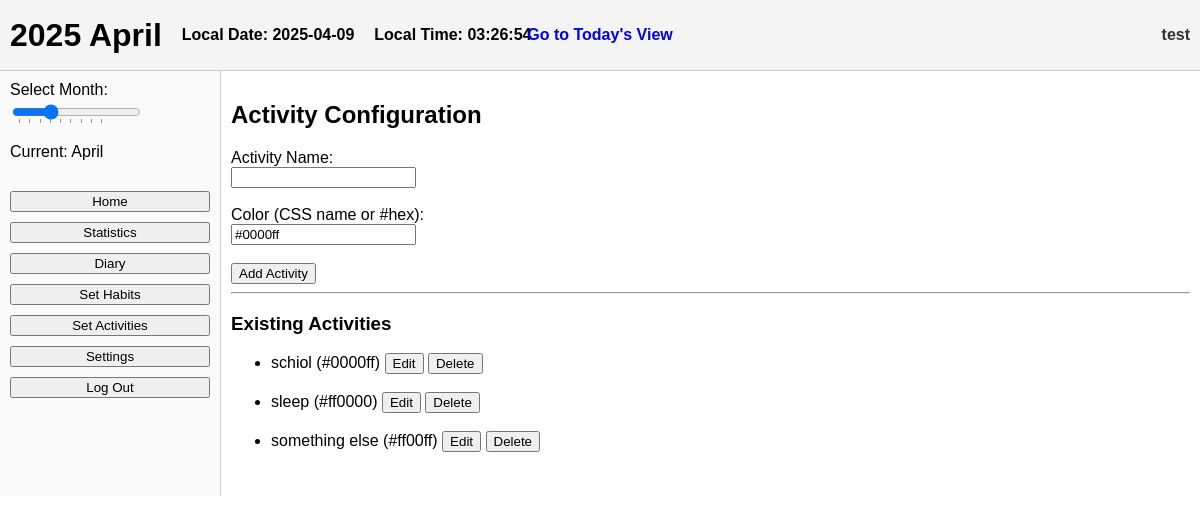
/activities/2025/4/ (signed in), run on the app's committed database.
### authapp/models.py (models this page shows, shortened)
class CustomUser(AbstractUser):
    username = models.CharField(
        _('username'),
        max_length=12,
        unique=True,
        help_text=_('Required. 3-12 characters. Letters and digits only.'),
        validators=[
            RegexValidator(
                regex=r'^[A-Za-z0-9]+$',
                message=_('Username can only contain letters and digits.')
            ),
            MinLengthValidator(3, _('Username must have at least 3 characters.')),
            MaxLengthValidator(12, _('Username cannot exceed 12 characters.')),
        ],
        error_messages={
            'unique': _("This username is already taken."),
        },
    )
    first_name = None
    last_name = None
    GENDER_CHOICES = [
        (1, 'Male'),
        (2, 'Female'),
    ]
    preferred_name = models.CharField(max_length=100, blank=True)
    b_day = models.DateField(null=True, blank=True)
    gender = models.IntegerField(choices=GENDER_CHOICES, null=True, blank=True)

### mainpage/models.py (models this page shows, shortened)
class ActivityMapping(models.Model):
    user_id = models.IntegerField()
    name = models.CharField(max_length=100)
    color = models.CharField(max_length=50, default="#000000")
    year = models.IntegerField()
    month = models.IntegerField()
    class Meta:
        unique_together = ("user_id", "name", "year", "month")  # Optional: prevent duplicates in same month

### mainpage/views.py (the view, shortened to what this page needs)
# urls.py: path('activities/<int:year>/<int:month>/', activity_config_view, name='activity_config_view'),
@login_required
def activity_config_view(request, year, month):
    edit_activity = None
    if request.method == 'GET':
        edit_id = request.GET.get('edit_id')
        if edit_id:
            edit_activity = ActivityMapping.objects.filter(
                user_id=request.user.id, id=edit_id, year=year, month=month
            ).first()
    activities = ActivityMapping.objects.filter(
        user_id=request.user.id, year=year, month=month
    ).order_by('id')
    return render(request, 'mainpage/activity_config.html', {
        'activities': activities,
        'edit_activity': edit_activity,
        'year': year,
        'month': month,
        "current_view": "activity_config_view",
    })

### mainpage/templates/mainpage/activity_config.html (shortened to what this page needs)
{% extends "mainpage/base_month.html" %}
{% load static %}
{% block content %}
<h2>Activity Configuration</h2>
<form method="POST" action="{% url 'activity_config_view' year month %}">
  {% if edit_activity %}
    <input type="hidden" name="action" value="update" />
    <input type="hidden" name="activity_id" value="{{ edit_activity.id }}" />
    <label for="name">Activity Name:</label><br/>
    <input type="text" name="name" required maxlength="15" value="{{ edit_activity.name }}"><br/><br/>
    <label for="color">Color (CSS name or #hex):</label><br/>
    <input type="text" name="color" required value="{{ edit_activity.color }}"><br/><br/>
    <button type="submit">Update Activity</button>
  {% else %}
    <label for="name">Activity Name:</label><br/>
    <input type="text" name="name" required maxlength="15"><br/><br/>
    <label for="color">Color (CSS name or #hex):</label><br/>
    <input type="text" name="color" value="#0000ff" required><br/><br/>
    <button type="submit">Add Activity</button>
  {% endif %}
</form>
<hr/>
<h3>Existing Activities</h3>
<ul>
  {% for act in activities %}
    <li>
      {{ act.name }} ({{ act.color }})
      <form method="GET" action="{% url 'activity_config_view' year month %}" style="display:inline;">
        <button type="submit">Edit</button>
      </form>
      <form method="POST" action="{% url 'activity_config_view' year month %}" style="display:inline;">
        <button type="submit">Delete</button>
      </form>
    </li><br>
  {% endfor %}
</ul>
{% endblock %}

### mainpage/templates/mainpage/base_month.html (shortened to what this page needs)
{% load static %}
<!DOCTYPE html>
<html lang="en">
<head>
  <link rel="stylesheet" href="{% static 'mainpage/css/monthly.css' %}">
</head>
<body>
  <header class="main-header">
    <div class="header-left">
      <h1 id="currentMonth" data-year="{{ year }}" data-month="{{ month }}">
      </h1>
      <p id="local-date" style="font-weight:bold;">Date: --</p>
      <p id="local-time" style="font-weight:bold;">Time: --:--:--</p>
    </div>
    <div class="center-nav">
      <a id="log-today-link" href="#">Go to Today's View</a>
    </div>
    <div class="header-right">
      <span class="username">{{ user.username }}</span>
    </div>
  </header>
  <div class="content-container">
    <nav class="navbar">
      <label for="monthSlider">Select Month:</label>
      <input
        type="range"
        id="monthSlider"
        name="monthSlider"
        min="1"
        max="12"
        step="1"
        value="{{ month }}"
        data-view="{{ current_view }}"
        list="monthTickmarks"
      />
      <p id="sliderMonthLabel">Current: --</p>
      <div class="menu-buttons">
        <button onclick="window.location.href='{% url 'main_page' %}'">Home</button>
        <button onclick="window.location.href='{% url 'month_view' year=year month=month %}'">Statistics</button>
        <button onclick="window.location.href='{% url 'diary_view' year=year month=month %}'">Diary</button>
        <button onclick="window.location.href='{% url 'set_habits' year=year month=month %}'">Set Habits</button>
        <button onclick="window.location.href='{% url 'activity_config_view' year=year month=month %}'">Set Activities</button>
        <button onclick="window.location.href='{% url 'settings' %}'">Settings</button>
        <button onclick="window.location.href='{% url 'logout' %}'">Log Out</button>
      </div>
    </nav>
    <main class="main-content">
      {% block content %}{% endblock %}
    </main>
  </div>
</body>
</html>

### mainpage/static/mainpage/css/monthly.css (style rules this page uses)
body { margin: 0; font-family: Arial, sans-serif; }
header { background-color: #f4f4f4; padding: 10px; display: flex; align-items: center; justify-content: space-between; border-bottom: 1px solid #ccc; }
.main-header { background-color: #f4f4f4; padding: 10px; display: flex; align-items: center; justify-content: space-between; border-bottom: 1px solid #ccc; position: relative; height: 50px; flex-wrap: nowrap; }
.header-left { display: flex; align-items: center; gap: 20px; }
.center-nav { position: absolute; left: 50%; transform: translateX(-50%); line-height: 50px; }
.header-right { display: flex; align-items: center; gap: 10px; }
#log-today-link { font-weight: bold; text-decoration: none; }
.username { font-weight: bold; color: #333; }
.content-container { display: flex; flex-direction: row; }
.navbar { width: 200px; border-right: 1px solid #ccc; padding: 10px; background-color: #fafafa; }
.menu-buttons { margin-top: 30px; }
.menu-buttons button { display: block; margin-bottom: 10px; width: 100%; }
.main-content { flex: 1; overflow-y: auto; padding: 10px; }

### data on the page
CustomUser: username "test"
ActivityMapping: name "schiol", color "#0000ff"
ActivityMapping: name "sleep", color "#ff0000"
ActivityMapping: name "something else", color "#ff00ff"
